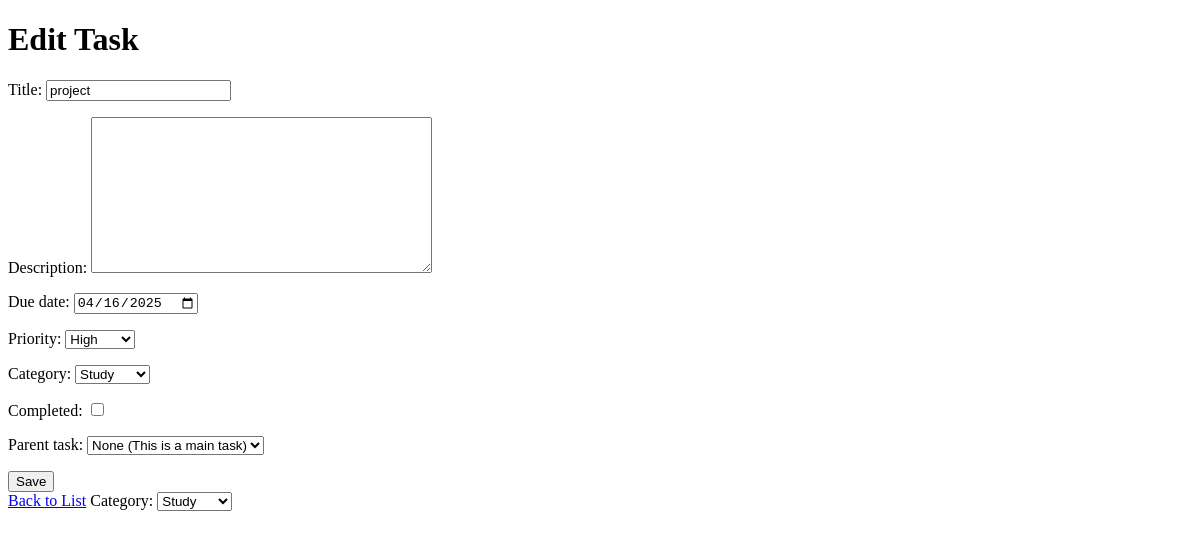
Before: /edit/6/ with the older database file.
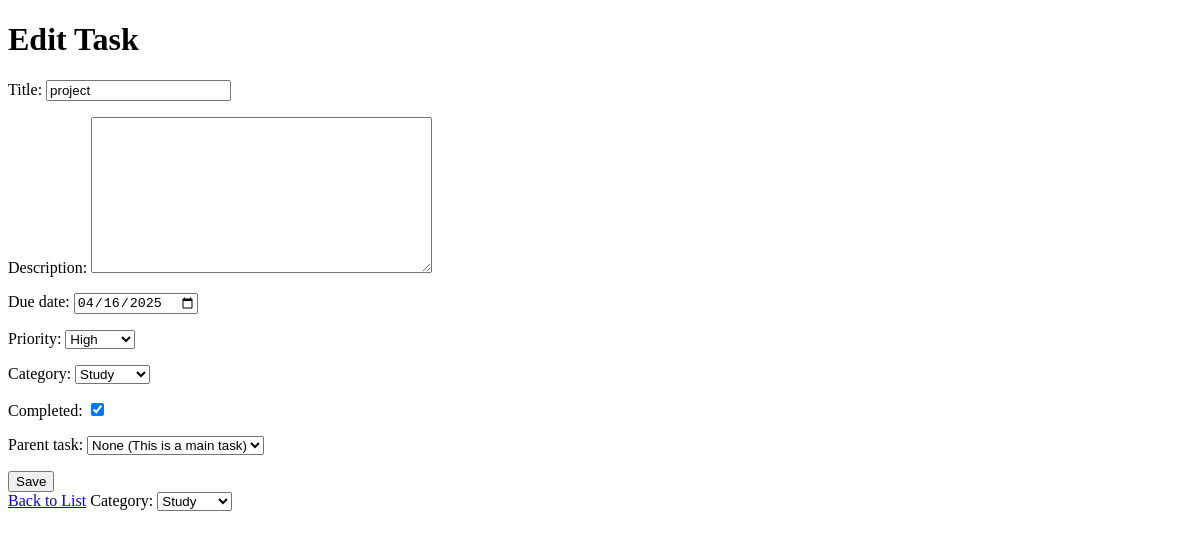
After: the same page with the newer database file.
### tasks/models.py (models this page shows)
class Task(models.Model):
    PRIORITY_CHOICES = [
        ('L', 'Low'),
        ('M', 'Medium'),
        ('H', 'High'),
    ]
    CATEGORY_CHOICES = [
        ('Work', 'Work'),
        ('Personal', 'Personal'),
        ('Study', 'Study'),
        ('Other', 'Other'),
    ]
    category = models.CharField(max_length=20, choices=CATEGORY_CHOICES, default='Other')
    title = models.CharField(max_length=200)
    description = models.TextField(blank=True, null=True)
    due_date = models.DateField(null=True, blank=True)
    priority = models.CharField(max_length=1, choices=PRIORITY_CHOICES, default='M')
    completed = models.BooleanField(default=False)
    created_at = models.DateTimeField(auto_now_add=True)
    parent_task = models.ForeignKey(
        'self',  # This makes the field reference the same model (Task)
        on_delete=models.CASCADE,
        null=True,
        blank=True,
        related_name='subtasks'  # Enables easy access to related subtasks
    )
    def __str__(self):
        return self.title

### tasks/views.py (the view)
# urls.py: path('edit/<int:pk>/', views.task_edit, name='task_edit'),
def task_edit(request, pk):
    task = get_object_or_404(Task, pk=pk)
    if request.method == 'POST':
        form = TaskForm(request.POST, instance=task)
        if form.is_valid():
            form.save()
            return redirect('task_list')
    else:
        form = TaskForm(instance=task)
    return render(request, 'tasks/task_form.html', {'form': form})

### tasks/forms.py
class TaskForm(forms.ModelForm):
    class Meta:
        model = Task
        fields = ['title', 'description', 'due_date', 'priority', 'category', 'completed', 'parent_task']
        widgets = {
            'due_date': forms.DateInput(attrs={'type': 'date'}),
        }
    parent_task = forms.ModelChoiceField(
        queryset=Task.objects.filter(parent_task__isnull=True),
        required=False,
        empty_label="None (This is a main task)"
    )

### tasks/templates/tasks/task_form.html (shortened to what this page needs)
<!DOCTYPE html>
<html>
<head>
</head>
<body>
    <h1>{% if form.instance.pk %}Edit{% else %}Create{% endif %} Task</h1>
    <form method="post">
        {{ form.as_p }}
        <button type="submit">Save</button>
    </form>
    <a href="{% url 'task_list' %}">Back to List</a>
</body>
<label for="category">Category:</label>
<select name="category" id="category">
    {% for value, name in form.category.field.choices %}
        <option value="{{ value }}" {% if form.category.value == value %}selected{% endif %}>{{ name }}</option>
    {% endfor %}
</select>
</html>

Changed rows visible on the page:
changed Task "High": completed "☐" → "☑"
